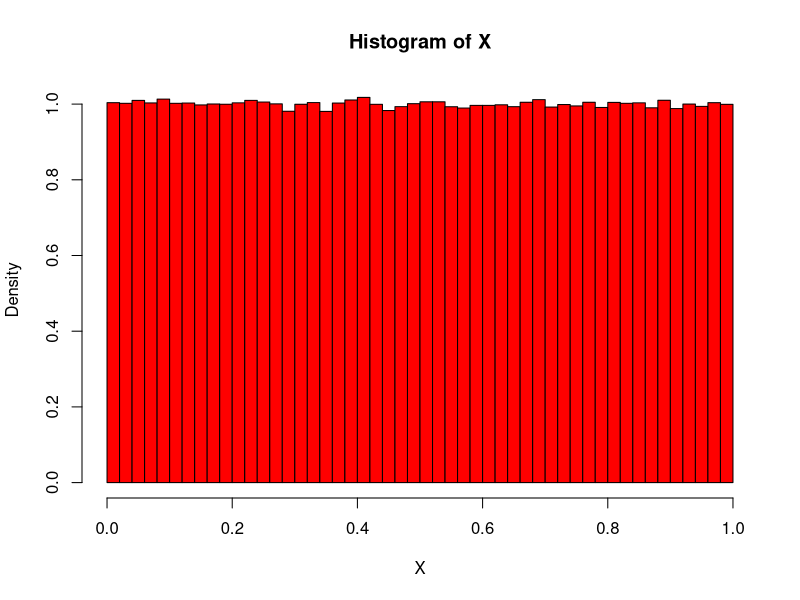
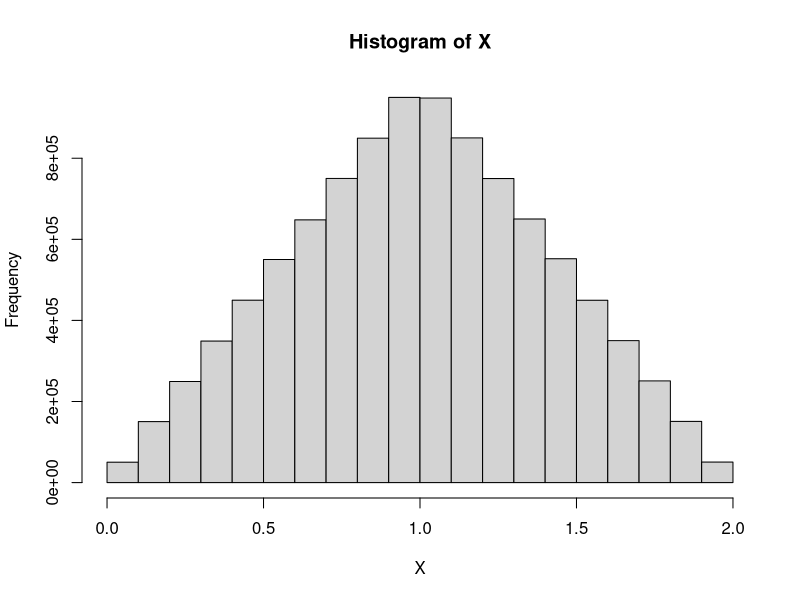
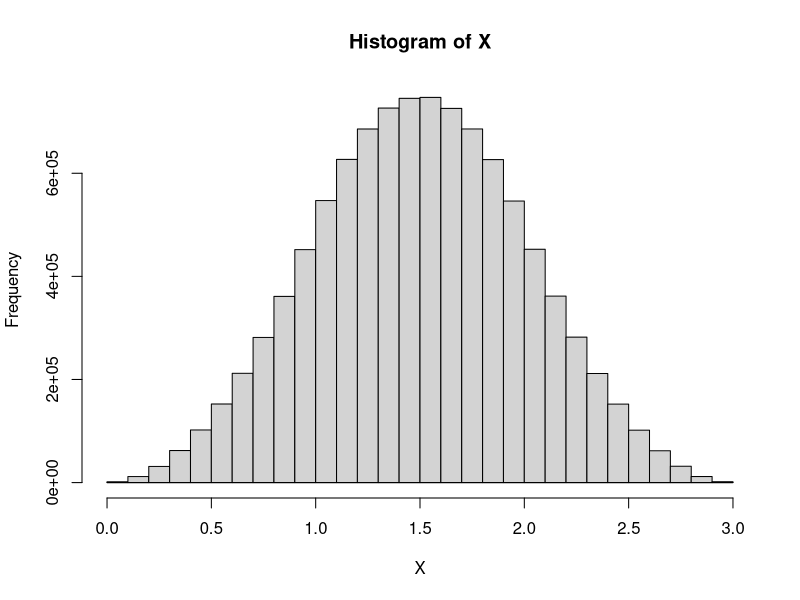

Write R code to recreate these figures, in order.
#-----------2.2 대푯값--------------------
# 산술평균
X = c(0,7,8,9,100)
mean(X)

# 산술평균 NA제거
Y = c(0,7,8,NA,0/0)
Y
mean(Y)
mean(Y,na.rm=T)

#절사평균(양쪽에서 각 소수점 제외하고 20%씩 제거)
mean(X,trim=0.2)

# 중앙값(중간값 1개 혹은 2개만 남도록 하고 절사평균)
median(X)

# 평균 vs 중앙값
# 평균과 중앙값이 일치할수록(=정규분포)일수록 평균
# 평균과 중앙값이 불일치할수록(=코시분포)일수록 중앙값

#윈저 평균
library(psych)
winsor(X)

# 범위의 중앙(midrange)
# 최대값과 최소값의 평균
# 아주 특이한 경우에 대표값으로 사용됨
mean(range(X))

#---------2.3 확률변수, 난수, 모집단, 표본-----------
#모평균과 표본평균
#n이 유한한 경우 표본평균
#n이 무한 극한일 경우 모평균

#평균의 선형성
#E(aX+bY) = aE(X)+bE(Y)
X = c(1,2,3,4,5)
Y = c(5,3,1,8,9)
mean(2*X+3*Y)
2*mean(X)+3*mean(Y)

# 모분산

# 표본분산
# 표본을 뽑아 모평균으로 분산을 계산하면
# E() = n
# 표본을 뽑아 표본평균으로 분산을 계산하면
#
# 위와같이 만들어진 표본분산은 n 무한극한에 대해 모분산과 일치한다(표본, 모집단 분포와 관계없이 성립한다.)
# 따라서 표본 분산은 치우침이 없는 비편향추정량이다.

# 표본 분산의 평균의 비편향추정량임을 확인 
x = c(1:5)
var(x)

v1 = var(c(2:5))
v1
v2 = var(c(1,3,4,5))
v2
v3 = var(c(1,2,4,5))
v3
v4 = var(c(1,2,3,5))
v4
v5 = var(c(1:4))
v5

mean(c(v1,v2,v3,v4,v5))

# 분산의 선형성
#V(aX+bY) = a^2V(X)+b^2V(Y)
# 두 확률변수 X,Y의 공분산이 0인 경우(= 두 변수가 선형적으로 같은 방향으로 움직이지 않는 경우)

X = c(1,2,3,4,5,5,4,3,2,1)
Y = c(5,3,1,3,5,5,3,1,3,5)
cov(X,Y)
var(2*X+3*Y)
4*var(X)+9*var(Y)

# 표본표준편차
# sqrt(s^2)
x = 1:10
var(x)
sd(x)


#----------2.5 중심극한정리와 정규분포--------------
# 균일난수
# R의 균일난수 생성 알고리즘은 메르센 트위스터
runif(1)
runif(10)

# 균일난수 더하기 실험
X = runif(1000000)
hist(X,freq=F,col="red",breaks=50) # 빈도수가 아니라 밀도로 표기

X = runif(10000000) + runif(1000000)
hist(X)

X = runif(10000000) + runif(1000000) + runif(10000000)
hist(X)

# 정규분포
# 정규분포 적분값 1 검증
integrate(function(x){exp(-x**2/2)},-Inf,Inf)
curve(dnorm(x),add=T)

# 중심극한정리
# 한줄요약 : iid한 확률변수들의 표본평균과 표본분산은 정규분포를 따른다.


